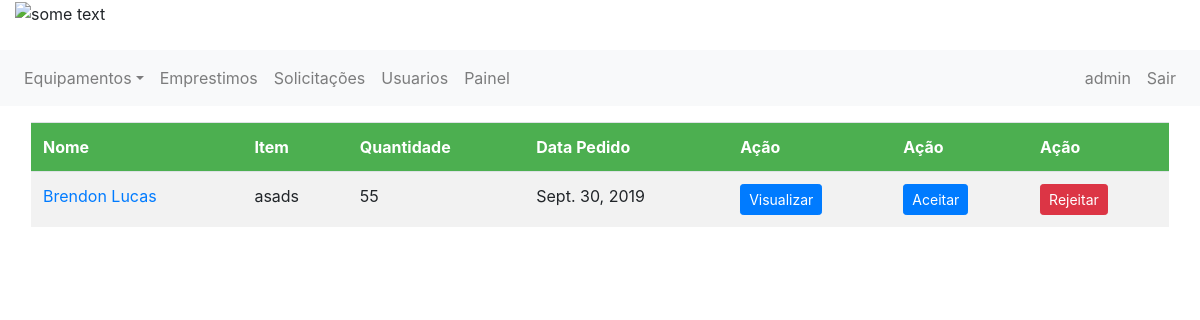
/solicitacoes/ (signed in), run on an earlier commit of the app's database.
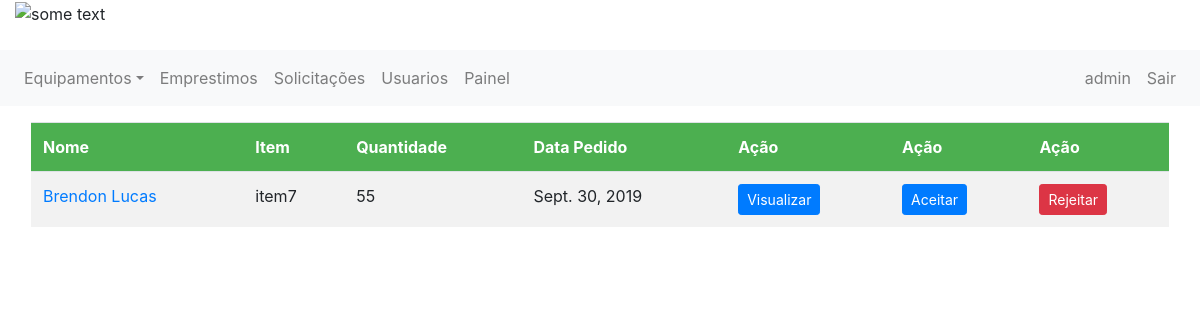
And on a later commit of the database.
### emprestimo/models.py (models this page shows)
class Emprestimo(models.Model):
    equipamento = models.ForeignKey(Item, on_delete=models.CASCADE, related_name='item_emprestimo')
    solicitante = models.ForeignKey(Usuario, on_delete=models.CASCADE, related_name='usuario_emprestimo')
    tipo = models.ForeignKey(TipoEstadoEmprestimo, on_delete=models.CASCADE, related_name='tipo_emprestimo')
    estado = models.BooleanField(default=0)
    descricao = models.CharField(max_length=255)
    quantidade = models.IntegerField()
    data_emprestimo = models.DateField(null=False)
    data_devolucao = models.DateField(null=True)
    mensagem_rejeitado = models.CharField(max_length=255, null=True)

### controle/models.py (models this page shows, shortened)
class Item(models.Model):
    nome = models.CharField(max_length=50)
    quantidade = models.IntegerField()
    tipo = models.ForeignKey(TipoEquipamento, on_delete=models.CASCADE)
    imagem = models.FileField(upload_to='documents/%Y/%m/%d', default='documents/1111/sem_foto.jpg')
    excluido = models.BooleanField(default=False)

class Usuario(models.Model):
    user = models.OneToOneField(User, related_name='profile', on_delete=models.CASCADE, null=True)
    telefone = models.IntegerField()
    tipo = models.ForeignKey(TipoUsuario, on_delete=models.CASCADE)

### emprestimo/views.py (the view)
# urls.py: path('solicitacoes/', views.exibe_solicitacoes, name="exibir_solicitacoes"),
@login_required
def exibe_solicitacoes(request):
    if get_usuario_logado(request).is_superuser:
        solicitacoes = Emprestimo.objects.filter(tipo=1).order_by('data_emprestimo')
        paginator = Paginator(solicitacoes, 8)
        page = request.GET.get('page')
        solicitacoes = paginator.get_page(page)
        return render(request, 'pag_solicitacoes.html', {'emprestimos': solicitacoes,
                                                         'user_logado': get_usuario_logado(request)})
    else:
        redirect('emprestimos')

### emprestimo/views.py (called while the page is built)
def get_usuario_logado(request):
    return request.user

### emprestimo/templates/pag_solicitacoes.html (shortened to what this page needs)
{% extends 'base.html' %}
{% block 'content' %}
    <div class="table-responsive">
    {% if emprestimos %}
      <table class="table table-hover">
            <tr>
                <th >Nome</th>
                <th >Item</th>
                <th >Quantidade</th>
                <th >Data Pedido</th>
                <th >Ação</th>
                <th >Ação</th>
                <th >Ação</th>
            </tr>
          {% for emprestimo in emprestimos %}
              {% if emprestimo.tipo_id == 1 %}
              <tr>
                    <td> <a href="{% url 'exibe_um_usuario' emprestimo.solicitante.id %}"> {{emprestimo.solicitante.user.first_name }} {{emprestimo.solicitante.user.last_name}} </a> </td>
                    <td>{{emprestimo.equipamento.nome}}</td>
                    <td>{{emprestimo.quantidade}}</td>
                    <td>{{emprestimo.data_emprestimo}}</td>
                  <td> <a class="btn btn-sm btn-primary" href="{% url 'exibir_detalhes_solicitacao' emprestimo.id %}" >Visualizar</a></td>
                  <td> <a class="btn btn-sm btn-primary" href="{% url 'aceita_solicitacao' emprestimo.id %}" >Aceitar</a></td>
                  <td> <a class="btn btn-sm btn-danger" href="{% url 'rejeita_solicitacao' emprestimo.id %}" >Rejeitar</a></td>
            </tr>
              {% endif %}
            {%endfor%}
      </table>
    {% else %}
        <p style="font-size: 30px; font-weight: bold; text-align:center">Sem solicitações <br> :( </p>
    {% endif %}
  </div>
{% endblock %}

What changed in the data, as far as the page shows it:
changed through a linked row, Emprestimo "Brendon": equipamento.nome "asads" → "item7"
